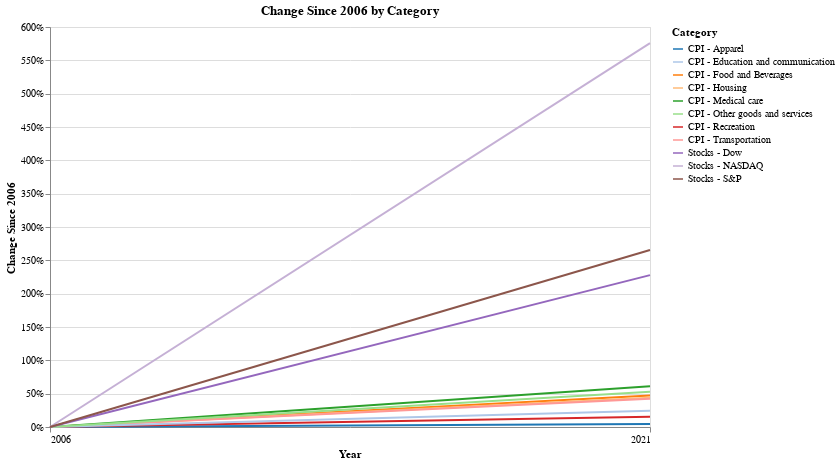

Notebook code cell kept with this figure:
### Code cell
# Slope Chart
alt.Chart(df[['date','change','Category']][(df['date'] == start_date) | (df['date'] == end_date)], title='Change Since ' + str(start_year) +' by Category').mark_line().encode(
    x = alt.X('date', title = 'Year', axis = alt.Axis(values = [start_date, end_date], format='%Y')),
    y = alt.Y('change', title='Change Since ' + str(start_year), axis=alt.Axis(format='%')),
    color = alt.Color('Category', scale=alt.Scale(scheme = c_scheme)),
    tooltip = 'Category'
).properties(height=400, width=600)#.interactive()

### Figure 1 — Vega-Lite specification as saved in the notebook (floating-point values rounded to 4 significant figures)
{"config": {"view": {"continuousWidth": 400, "continuousHeight": 300}}, "data": {"name": "data-0de0431a82386685b988494033fbfd1c"}, "mark": "line", "encoding": {"color": {"field": "Category", "scale": {"scheme": "category20"}, "type": "nominal"}, "tooltip": {"field": "Category", "type": "nominal"}, "x": {"axis": {"format": "%Y", "values": ["1/1/2006", "12/1/2021"]}, "field": "date", "title": "Year", "type": "temporal"}, "y": {"axis": {"format": "%"}, "field": "change", "title": "Change Since 2006", "type": "quantitative"}}, "height": 400, "title": "Change Since 2006 by Category", "width": 600, "$schema": "https://vega.github.io/schema/vega-lite/v4.17.0.json", "datasets": {"data-0de0431a82386685b988494033fbfd1c": [{"date": "2006-01-01T00:00:00", "change": 0.0, "Category": "CPI - Food and Beverages"}, {"date": "2006-01-01T00:00:00", "change": 0.0, "Category": "CPI - Housing"}, {"date": "2006-01-01T00:00:00", "change": 0.0, "Category": "CPI - Apparel"}, {"date": "2006-01-01T00:00:00", "change": 0.0, "Category": "CPI - Transportation"}, {"date": "2006-01-01T00:00:00", "change": 0.0, "Category": "CPI - Medical care"}, {"date": "2006-01-01T00:00:00", "change": 0.0, "Category": "CPI - Recreation"}, {"date": "2006-01-01T00:00:00", "change": 0.0, "Category": "CPI - Education and communication"}, {"date": "2006-01-01T00:00:00", "change": 0.0, "Category": "CPI - Other goods and services"}, {"date": "2021-12-01T00:00:00", "change": 0.4736, "Category": "CPI - Food and Beverages"}, {"date": "2021-12-01T00:00:00", "change": 0.4377, "Category": "CPI - Housing"}, {"date": "2021-12-01T00:00:00", "change": 0.04388, "Category": "CPI - Apparel"}, {"date": "2021-12-01T00:00:00", "change": 0.4253, "Category": "CPI - Transportation"}, {"date": "2021-12-01T00:00:00", "change": 0.6119, "Category": "CPI - Medical care"}, {"date": "2021-12-01T00:00:00", "change": 0.1527, "Category": "CPI - Recreation"}, {"date": "2021-12-01T00:00:00", "change": 0.2446, "Category": "CPI - Education and communication"}, {"date": "2021-12-01T00:00:00", "change": 0.5299, "Category": "CPI - Other goods and services"}, {"date": "2006-01-01T00:00:00", "change": 0.0, "Category": "Stocks - Dow"}, {"date": "2021-12-01T00:00:00", "change": 2.278, "Category": "Stocks - Dow"}, {"date": "2006-01-01T00:00:00", "change": 0.0, "Category": "Stocks - NASDAQ"}, {"date": "2021-12-01T00:00:00", "change": 5.757, "Category": "Stocks - NASDAQ"}, {"date": "2006-01-01T00:00:00", "change": 0.0, "Category": "Stocks - S&P"}, {"date": "2021-12-01T00:00:00", "change": 2.656, "Category": "Stocks - S&P"}]}}
